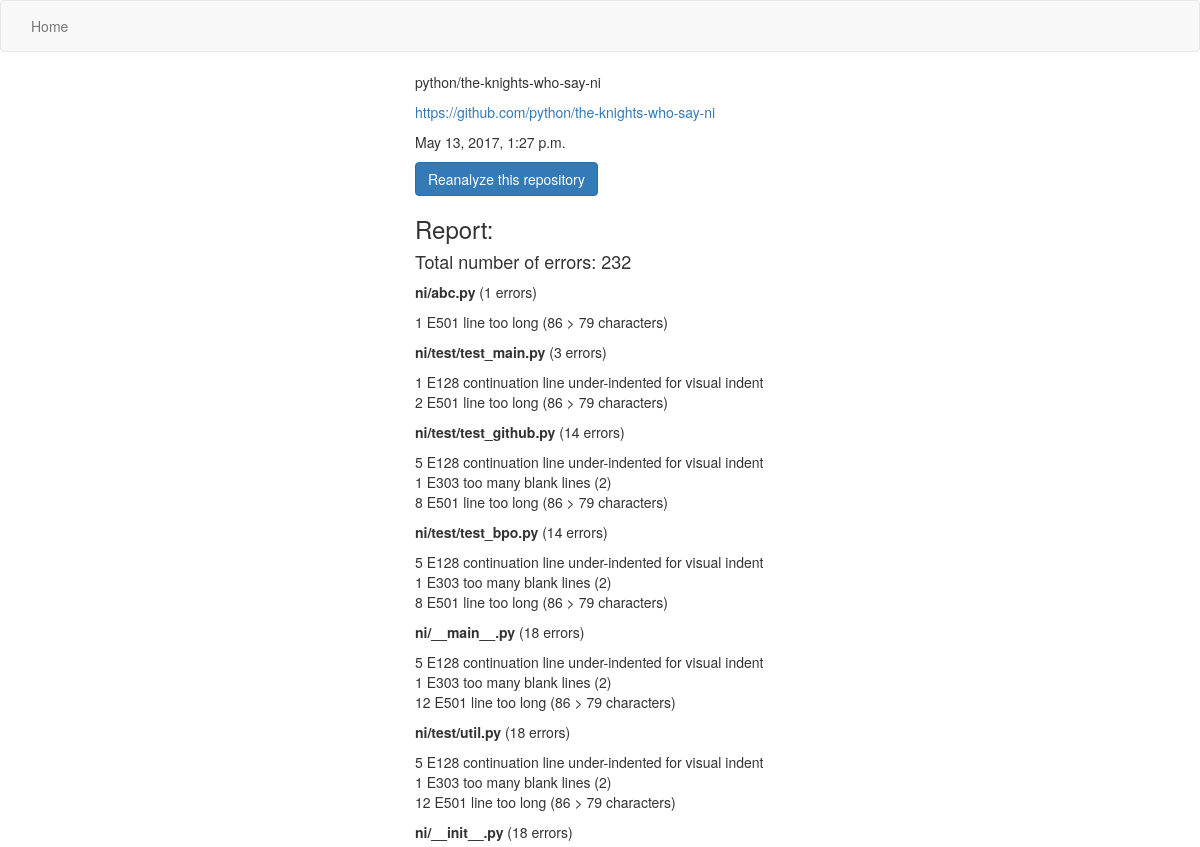
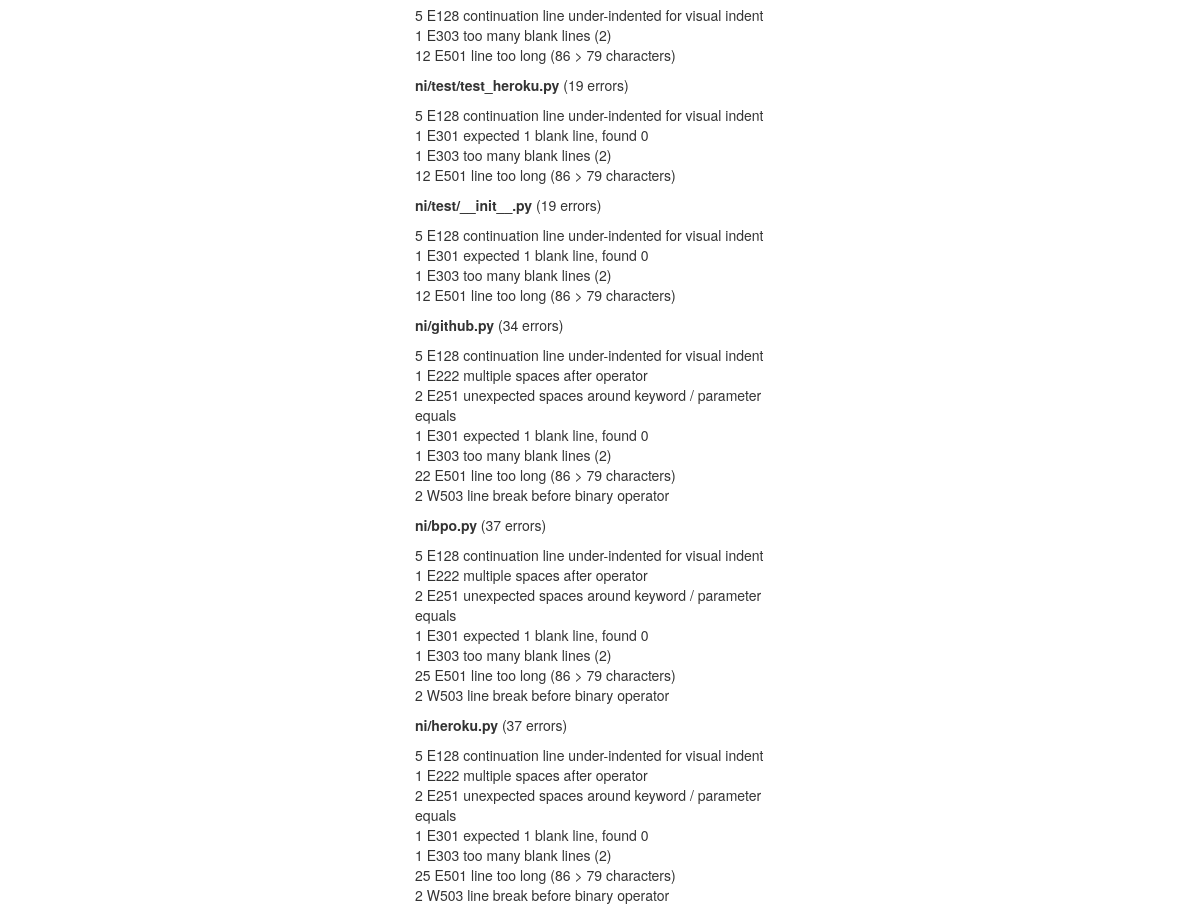
/4, run on the app's committed database (2 pictures, top to bottom).
### app/models.py (models this page shows)
class Repository(models.Model):
    name = models.CharField(max_length=100)
    url = models.URLField(validators=[validate_url])
    analysis_date = models.DateTimeField('last analysis date')

class File(models.Model):
    repo = models.ForeignKey(Repository, on_delete=models.CASCADE)
    path = models.CharField(max_length=100)
    errors_num = models.PositiveIntegerField(default=0)
    statistics = models.TextField()

### app/views.py (the view, shortened to what this page needs)
# urls.py: url(r'^(?P<pk>[0-9]+)$', RepoDetailView.as_view(), name='detail')
class RepoDetailView(DetailView):
    model = Repository
    template_name = 'app/detail.html'
    def get_context_data(self, **kwargs):
        context = super(RepoDetailView, self).get_context_data(**kwargs)
        context['files'] = File.objects.filter(repo=self.kwargs['pk'])
        context['sum'] = context['files'].aggregate(Sum('errors_num'))['errors_num__sum']
        return context

### app/templates/app/detail.html (shortened to what this page needs)
{% extends "base.html" %}
{% block extra_head %}
    {% load bootstrap3 %}
    {% bootstrap_css %}
{% endblock %}
{% block body %}
    <div class="container-fluid">
        <div class="row">
            <div class="col-md-4 col-md-offset-4">
                <p> {% bootstrap_label "Name:" %} {{ repository.name }} </p>
                <p> {% bootstrap_label "URL:" %} <a href="{{ repository.url }}"> {{ repository.url }} </a> </p>
                <p> {% bootstrap_label "Analysis date:" %} {{ repository.analysis_date }} </p>
                <form class="form" action="" method="post">
                    <input type="submit" value="Reanalyze this repository" class="btn btn-primary"/>
                </form>
            </div>
        </div>
        <div class="row">
            <div class="col-md-4 col-md-offset-4">
                <h3>Report:</h3>
                <h4>Total number of errors: {{ sum }}</h4>
                {% for file in files %}
                    <p><b>{{ file.path }}</b> ({{ file.errors_num }} errors)</p>
                    {{ file.statistics|linebreaks }}
                {% empty %}
                    <h3 class="text-center">No reports.</h3>
                {% endfor %}
            </div>
        </div>
    </div>
{% endblock %}

### data on the page
Repository: name "python/the-knights-who-say-ni", url "https://github.com/python/the-knights-who-say-ni", analysis_date "May 13, 2017, 1:27 p.m."
File: path "ni/abc.py", errors_num "1", statistics "1 E501 line too long (86 > 79 characters)"
File: path "ni/test/test_main.py", errors_num "3", statistics "1 E128 continuation line under-indented for visual indent 2 E501 line too long (86 > 79 characters)"
File: path "ni/test/test_github.py", errors_num "14", statistics "5 E128 continuation line under-indented for visual indent 1 E303 too many blank lines (2) 8 E501 line too long (86 > 79 characters)"
File: path "ni/test/test_bpo.py", errors_num "14", statistics "5 E128 continuation line under-indented for visual indent 1 E303 too many blank lines (2) 8 E501 line too long (86 > 79 characters)"
File: path "ni/__main__.py", errors_num "18", statistics "5 E128 continuation line under-indented for visual indent 1 E303 too many blank lines (2) 12 E501 line too long (86 > 79 characters)"
File: path "ni/test/util.py", errors_num "18", statistics "5 E128 continuation line under-indented for visual indent 1 E303 too many blank lines (2) 12 E501 line too long (86 > 79 characters)"
File: path "ni/__init__.py", errors_num "18", statistics "5 E128 continuation line under-indented for visual indent 1 E303 too many blank lines (2) 12 E501 line too long (86 > 79 characters)"
File: path "ni/test/test_heroku.py", errors_num "19", statistics "5 E128 continuation line under-indented for visual indent 1 E301 expected 1 blank line, found 0 1 E303 too many blank lines (2) 12 E501 line too long (86 > 79 characters)"
File: path "ni/test/__init__.py", errors_num "19", statistics "5 E128 continuation line under-indented for visual indent 1 E301 expected 1 blank line, found 0 1 E303 too many blank lines (2) 12 E501 line too long (86 > 79 characters)"
File: path "ni/github.py", errors_num "34", statistics "5 E128 continuation line under-indented for visual indent 1 E222 multiple spaces after operator 2 E251 unexpected spaces around keyword / parameter equals 1 E301 expected 1 blank line, found 0 1 E303 too many blank lines (2) 22 E501 line too long (86 > 79 characters) 2 W503 line break before binary operator"
File: path "ni/bpo.py", errors_num "37", statistics "5 E128 continuation line under-indented for visual indent 1 E222 multiple spaces after operator 2 E251 unexpected spaces around keyword / parameter equals 1 E301 expected 1 blank line, found 0 1 E303 too many blank lines (2) 25 E501 line too long (86 > 79 characters) 2 W503 line break before binary operator"
File: path "ni/heroku.py", errors_num "37", statistics "5 E128 continuation line under-indented for visual indent 1 E222 multiple spaces after operator 2 E251 unexpected spaces around keyword / parameter equals 1 E301 expected 1 blank line, found 0 1 E303 too many blank lines (2) 25 E501 line too long (86 > 79 characters) 2 W503 line break before binary operator"

### other printed values
{{ sum }} "232"
